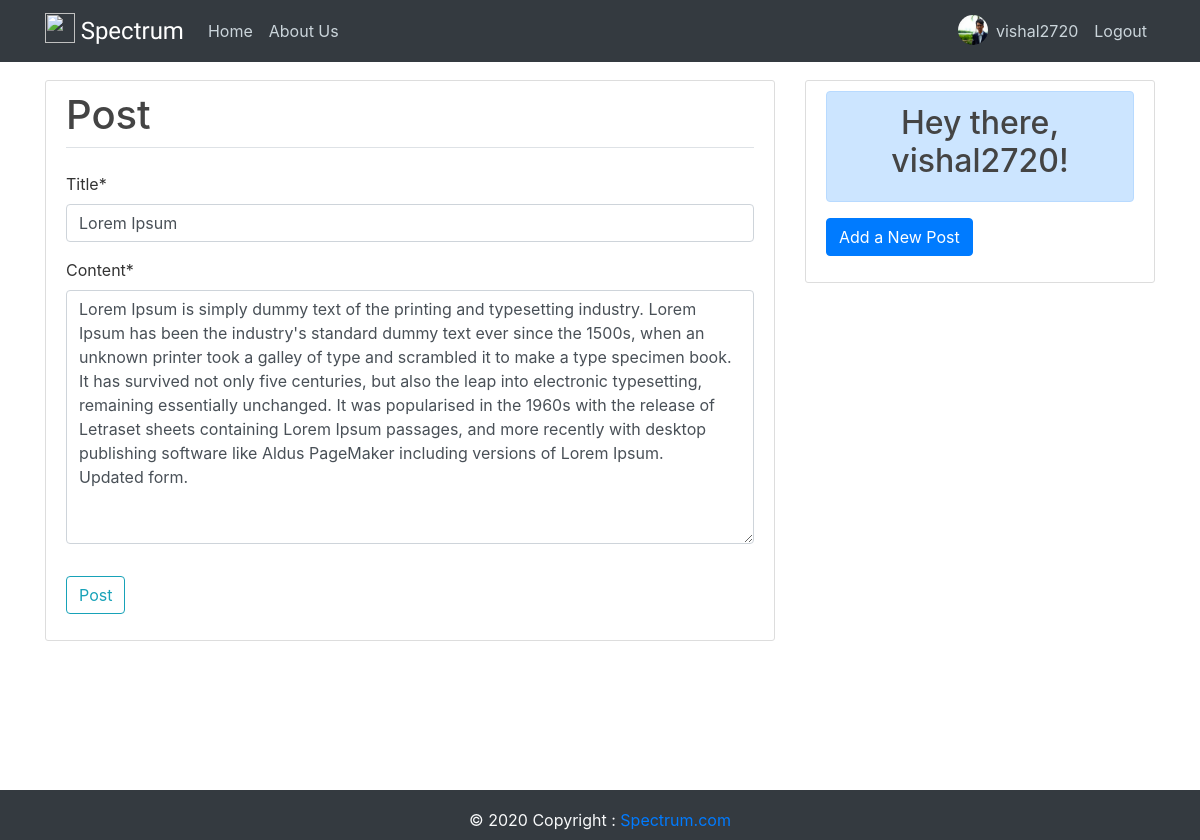
Screenshot of /post/3/update/ (signed in) with the database file from the repository.
### users/models.py (models this page shows, shortened)
class Profile(models.Model):
    user = models.OneToOneField(User, on_delete=models.CASCADE)
    image = models.ImageField(default='default.jpg',upload_to='profile_pics')

### socialmedia/models.py (models this page shows, shortened)
class Post(models.Model):
    title = models.CharField(max_length=200)
    content = models.TextField()
    date_posted = models.DateTimeField(default=timezone.now)
    author = models.ForeignKey(User, on_delete=models.CASCADE)

### socialmedia/views.py (the view, shortened to what this page needs)
# urls.py: path('post/<int:pk>/update/', PostUpdateView.as_view(), name='post-update'),
class PostUpdateView(LoginRequiredMixin, UserPassesTestMixin, UpdateView):
    model = Post
    fields = ['title', 'content']
    def test_func(self):
        post = self.get_object()
        if self.request.user == post.author:
            return True
        else:
            False

### socialmedia/templates/socialmedia/post_form.html (shortened to what this page needs)
{% extends "socialmedia/base.html" %}
{% load crispy_forms_tags %}
{% block content %}
    <div class="content-section">
        <form method="POST">
            <fieldset class="form-group">
                <legend class="border-bottom mb-4"><h1>Post</h1></legend>
                {{ form|crispy }}
            </fieldset>
            <div class="form-group">
                <button class="btn btn-outline-info" type="submit">Post</button>
            </div>
        </form>
    </div>
{% endblock content %}

### socialmedia/templates/socialmedia/base.html (shortened to what this page needs)
{% load static %}
<!DOCTYPE html>
<html lang="en">
<head>
    <link rel="stylesheet" href="https://maxcdn.bootstrapcdn.com/bootstrap/4.0.0/css/bootstrap.min.css">
    <link rel="stylesheet" type="text/css" href="{% static 'socialmedia/main.css' %}">
    <link rel="stylesheet" type="text/css" href="{% static 'socialmedia/footer.css' %}">
</head>
<body>
    <header class="site-header">
        <nav class="navbar navbar-expand-md navbar-dark bg-dark fixed-top">
        <div class="container">
            <a class="navbar-brand" href="{% url 'sm-home' %}">
              <img src="{% static 'socialmedia/logo.png' %}" width="30" height="30" class="d-inline-block align-top" alt="">
              <span style="font-family: 'Lobster', cursive;font-size: x-large">Spectrum</span>
            </a>
            <div class="collapse navbar-collapse" id="navbarToggle">
            <div class="navbar-nav mr-auto">
                <a class="nav-item nav-link" href="{%url 'sm-home' %}">Home</a>
                <a class="nav-item nav-link" href="{%url 'sm-about' %}">About Us</a>
            </div>
            <div class="navbar-nav">
              {% if user.is_authenticated %}
                <img class="rounded-circle mt-1" height=30 width=30 src="{{ user.profile.image.url }}">
                <a class="nav-item nav-link" href="{% url 'profile' %}">{{ user.username }}</a>
                <a class="nav-item nav-link" href="{% url 'logout' %}">Logout</a>
              {% else %}
                <a class="nav-item nav-link" href="{% url 'login' %}">Login</a>
                <a class="nav-item nav-link" href="{% url 'register' %}">Register</a>
              {% endif %}
            </div>
            </div>
        </div>
        </nav>
    </header>
    <main role="main" class="container">
        <div class="row">
          <div class="col-md-8">
            {% block content %}{% endblock %}
          </div>
          <div class="col-md-4">
            <div class="content-section">
              {% if user.is_authenticated %}
              <div class="alert alert-primary text-dark text-center" role="alert">
                  <h2>Hey there, {{ user.username }}!</h2>
              </div>
              <a class="btn btn-primary" href="{% url 'post-create' %}">Add a New Post</a>
              {% else %}
              <div class="alert alert-info text-dark text-center" role="alert">
               <h2> Welcome to <span style="font-family: 'Lobster', cursive;">Spectrum</span>!</h2>
               <a class="btn btn-primary mt-2" href="">Sign Up Now</a>
              </div>
              {% endif %}
            </div>
          </div>
        </div>
      </main>
      <footer class="footer">
        <div class="bg-dark text-center" style="width: 100%;" >
          <span class="text-light">© 2020 Copyright : </span>
          <a class="text-primary" href="{% url 'sm-home' %}">Spectrum.com</a>
        </div>
      </footer>
</body>
</html>

### socialmedia/static/socialmedia/main.css (style rules this page uses)
body { background: white; color: #333333; margin-top: 5rem; margin-bottom: 60px; }
h1, h2, h3, h4, h5, h6 { color: #444444; }
.site-header .navbar-nav .nav-link { color: #cbd5db; }
.content-section { background: #ffffff; padding: 10px 20px; border: 1px solid #dddddd; border-radius: 3px; margin-bottom: 20px; }

### socialmedia/static/socialmedia/footer.css (style rules this page uses)
html { position: relative; min-height: 100%; }
body { margin-bottom: 50px; }
.footer { position: absolute; bottom: 0; width: 100%; height: 50px; line-height: 60px; background-color: #f5f5f5; }

### rows the page displays
Post: title "Lorem Ipsum", content "Lorem Ipsum is simply dummy text of the printing and typesetting industry. Lorem Ipsum has been the industry's standard dummy text ever since the 1500s, when an unknown printer took a galley of type and scrambled it to make a type specimen book. It has survived not only five centuries, but also the leap into electronic typesetting, remaining essentially unchanged. It was popularised in the 1960s with the release of Letraset sheets containing Lorem Ipsum passages, and more recently with desktop publishing software like Aldus PageMaker including versions of Lorem Ipsum. Updated form."

### other values shown
{{ user.username }} "vishal2720"
